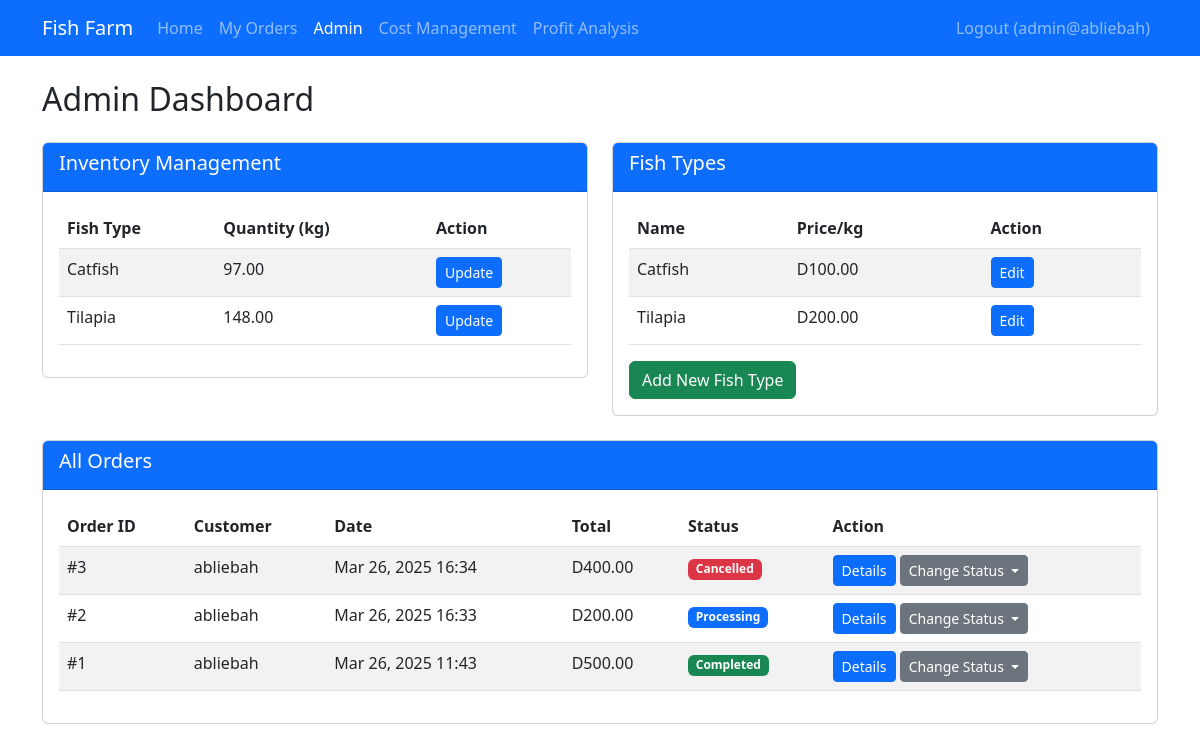
/admin.php (signed in), run on the app's committed database.
### tables this page shows
CREATE TABLE `inventory` (
  `id` int(11) NOT NULL,
  `fish_type_id` int(11) NOT NULL,
  `quantity_kg` decimal(10,2) NOT NULL,
  `last_updated` timestamp NOT NULL DEFAULT current_timestamp() ON UPDATE current_timestamp()
);

CREATE TABLE `fish_types` (
  `id` int(11) NOT NULL,
  `name` varchar(50) NOT NULL,
  `description` text DEFAULT NULL,
  `price_per_kg` decimal(10,2) NOT NULL,
  `image_path` varchar(255) DEFAULT NULL
);

CREATE TABLE `orders` (
  `id` int(11) NOT NULL,
  `user_id` int(11) NOT NULL,
  `order_date` timestamp NOT NULL DEFAULT current_timestamp(),
  `status` enum('pending','processing','completed','cancelled') DEFAULT 'pending',
  `total_amount` decimal(10,2) NOT NULL
);

CREATE TABLE `users` (
  `id` int(11) NOT NULL,
  `username` varchar(50) NOT NULL,
  `password` varchar(255) NOT NULL,
  `email` varchar(100) NOT NULL,
  `role` enum('admin','customer') DEFAULT 'customer',
  `created_at` timestamp NOT NULL DEFAULT current_timestamp()
);

### functions.php (called while the page is built, shortened)
<?php
require_once 'config.php';
function getAllFishTypes()
{
    global $pdo;
    $stmt = $pdo->query("SELECT * FROM fish_types");
    return $stmt->fetchAll();
}
function getInventory()
{
    global $pdo;
    $stmt = $pdo->query("SELECT i.*, f.name, f.price_per_kg FROM inventory i JOIN fish_types f ON i.fish_type_id = f.id");
    return $stmt->fetchAll();
}
function getOrders($userId = null)
{
    global $pdo;
    if ($userId) {
        $stmt = $pdo->prepare("SELECT o.*, u.username FROM orders o JOIN users u ON o.user_id = u.id WHERE user_id = ? ORDER BY order_date DESC");
        $stmt->execute([$userId]);
    } else {
        $stmt = $pdo->query("SELECT o.*, u.username FROM orders o JOIN users u ON o.user_id = u.id ORDER BY order_date DESC");
    }
    return $stmt->fetchAll();
}

### admin.php (the view, shortened to what this page needs)
<?php
require_once 'auth.php';
require_once 'functions.php';
$fishTypes = getAllFishTypes();
$inventory = getInventory();
$orders = getOrders();
?>
<!DOCTYPE html>
<html lang="en">
<head>
    <link href="https://cdn.jsdelivr.net/npm/bootstrap@5.3.0/dist/css/bootstrap.min.css" rel="stylesheet">
</head>
<body>
    <nav class="navbar navbar-expand-lg navbar-dark bg-primary">
        <div class="container">
            <a class="navbar-brand" href="#">Fish Farm</a>
            <div class="collapse navbar-collapse" id="navbarNav">
                <ul class="navbar-nav me-auto">
                    <li class="nav-item">
                        <a class="nav-link" href="index.php">Home</a>
                    </li>
                    <li class="nav-item">
                        <a class="nav-link" href="orders.php">My Orders</a>
                    </li>
                    <li class="nav-item">
                        <a class="nav-link active" href="admin.php">Admin</a>
                    </li>
                    <li class="nav-item">
                        <a class="nav-link" href="cost_management.php">Cost Management</a>
                    </li>
                    <li class="nav-item">
                        <a class="nav-link" href="profit_analysis.php">Profit Analysis</a>
                    </li>
                </ul>
                <ul class="navbar-nav">
                    <li class="nav-item">
                        <a class="nav-link" href="logout.php">Logout (<?= htmlspecialchars($_SESSION['username']) ?>)</a>
                    </li>
                </ul>
            </div>
        </div>
    </nav>
    <div class="container mt-4">
        <h2>Admin Dashboard</h2>
        <div class="row mt-4">
            <div class="col-md-6">
                <div class="card">
                    <div class="card-header bg-primary text-white">
                        <h5>Inventory Management</h5>
                    </div>
                    <div class="card-body">
                        <table class="table table-striped">
                            <thead>
                                <tr>
                                    <th>Fish Type</th>
                                    <th>Quantity (kg)</th>
                                    <th>Action</th>
                                </tr>
                            </thead>
                            <tbody>
                                <?php foreach ($inventory as $item): ?>
                                    <tr>
                                        <td><?= htmlspecialchars($item['name']) ?></td>
                                        <td><?= number_format($item['quantity_kg'], 2) ?></td>
                                        <td>
                                            <button class="btn btn-sm btn-primary" data-bs-toggle="modal" data-bs-target="#updateInventoryModal"
                                                data-id="<?= $item['fish_type_id'] ?>" data-name="<?= htmlspecialchars($item['name']) ?>"
                                                data-quantity="<?= $item['quantity_kg'] ?>">
                                                Update
                                            </button>
                                        </td>
                                    </tr>
                                <?php endforeach; ?>
                            </tbody>
                        </table>
                    </div>
                </div>
            </div>
            <div class="col-md-6">
                <div class="card">
                    <div class="card-header bg-primary text-white">
                        <h5>Fish Types</h5>
                    </div>
                    <div class="card-body">
                        <table class="table table-striped">
                            <thead>
                                <tr>
                                    <th>Name</th>
                                    <th>Price/kg</th>
                                    <th>Action</th>
                                </tr>
                            </thead>
                            <tbody>
                                <?php foreach ($fishTypes as $fish): ?>
                                    <tr>
                                        <td><?= htmlspecialchars($fish['name']) ?></td>
                                        <td>D<?= number_format($fish['price_per_kg'], 2) ?></td>
                                        <td>
                                            <button class="btn btn-sm btn-primary" data-bs-toggle="modal" data-bs-target="#editFishModal"
                                                data-id="<?= $fish['id'] ?>" data-name="<?= htmlspecialchars($fish['name']) ?>"
                                                data-description="<?= htmlspecialchars($fish['description']) ?>"
                                                data-price="<?= $fish['price_per_kg'] ?>">
                                                Edit
                                            </button>
                                        </td>
                                    </tr>
                                <?php endforeach; ?>
                            </tbody>
                        </table>
                        <button class="btn btn-success" data-bs-toggle="modal" data-bs-target="#addFishModal">
                            Add New Fish Type
                        </button>
                    </div>
                </div>
            </div>
        </div>
        <div class="card mt-4">
            <div class="card-header bg-primary text-white">
                <h5>All Orders</h5>
            </div>
            <div class="card-body">
                <table class="table table-striped">
                    <thead>
                        <tr>
                            <th>Order ID</th>
                            <th>Customer</th>
                            <th>Date</th>
                            <th>Total</th>
                            <th>Status</th>
                            <th>Action</th>
                        </tr>
                    </thead>
                    <tbody>
                        <?php foreach ($orders as $order): ?>
                            <tr>
                                <td>#<?= $order['id'] ?></td>
                                <td><?= htmlspecialchars($order['username']) ?></td>
                                <td><?= date('M d, Y H:i', strtotime($order['order_date'])) ?></td>
                                <td>D<?= number_format($order['total_amount'], 2) ?></td>
                                <td>
                                    <span class="badge
                                    <?= $order['status'] === 'completed' ? 'bg-success' : ($order['status'] === 'processing' ? 'bg-primary' : ($order['status'] === 'cancelled' ? 'bg-danger' : 'bg-secondary')) ?>">
                                        <?= ucfirst($order['status']) ?>
                                    </span>
                                </td>
                                <td>
                                    <button class="btn btn-sm btn-primary" data-bs-toggle="modal" data-bs-target="#orderDetailsModal"
                                        data-id="<?= $order['id'] ?>">
                                        Details
                                    </button>
                                    <div class="btn-group">
                                        <button type="button" class="btn btn-sm btn-secondary dropdown-toggle" data-bs-toggle="dropdown">
                                            Change Status
                                        </button>
                                    </div>
                                </td>
                            </tr>
                        <?php endforeach; ?>
                    </tbody>
                </table>
            </div>
        </div>
    </div>
</body>
</html>

### data on the page
inventory: fish_type.name "Catfish", quantity_kg "97.00"
inventory: fish_type.name "Tilapia", quantity_kg "148.00"
fish_types: name "Catfish", price_per_kg "100.00"
fish_types: name "Tilapia", price_per_kg "200.00"
orders: id "3", user.username "abliebah", order_date "Mar 26, 2025 16:34", total_amount "400.00", status "Cancelled"
orders: id "2", user.username "abliebah", order_date "Mar 26, 2025 16:33", total_amount "200.00", status "Processing"
orders: id "1", user.username "abliebah", order_date "Mar 26, 2025 11:43", total_amount "500.00", status "Completed"

### other printed values
$_SESSION['username'] "admin@abliebah"
